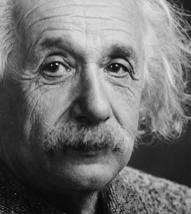
%> input picture Exercixe1/lab2/images_video/Einstein.jpg, 191 x 214 px, given in place of starbuck.jpg, which was not available
$ octave exercise1.m   (GNU Octave 9; MATLAB toolbox functions it lacks are replaced by stand-ins)
%> lines starting %> are read from the running program, lines starting %| are printed output that depends on the picture; pictures that were not available may be replaced by others from this repository, and a replacement may not be noted
### Exercixe1/For_Submission/Lab2/edge_detect.m
function edge_detect(img)
    %trial various edge detection algorithms with varied parameters to
    %optimize edge detection
    imshow(edge(img,'Sobel',0.1))
    snapnow;
    imshow(edge(img,'Sobel',0.5))
    snapnow;
    imshow(edge(img,'Sobel',0.9))
    snapnow;
    imshow(edge(img,'Prewitt',0.1))
    snapnow;
    imshow(edge(img,'Prewitt',0.5))
    snapnow;
    imshow(edge(img,'Prewitt',0.9))
    snapnow;
    imshow(edge(img,'zerocross',0.1))
    snapnow;
    imshow(edge(img,'zerocross',0.5))
    snapnow;
    imshow(edge(img,'zerocross',0.9))
    snapnow;
end

### Exercixe1/For_Submission/Lab2/exercise1.m
%% Lab 2-1 Image Edge Detection
%Comparing Edge Detection Algorithms
%load testing images
color_starbucks = imread('lab2/images_video/starbuck.jpg');
%> color_starbucks is the input picture: size 214x191 uint8; min 0, max 228, mean 111
starbucks = rgb2gray(color_starbucks);
dolphin = rgb2gray(imread('lab2/images_video/doulphin.jpg'));
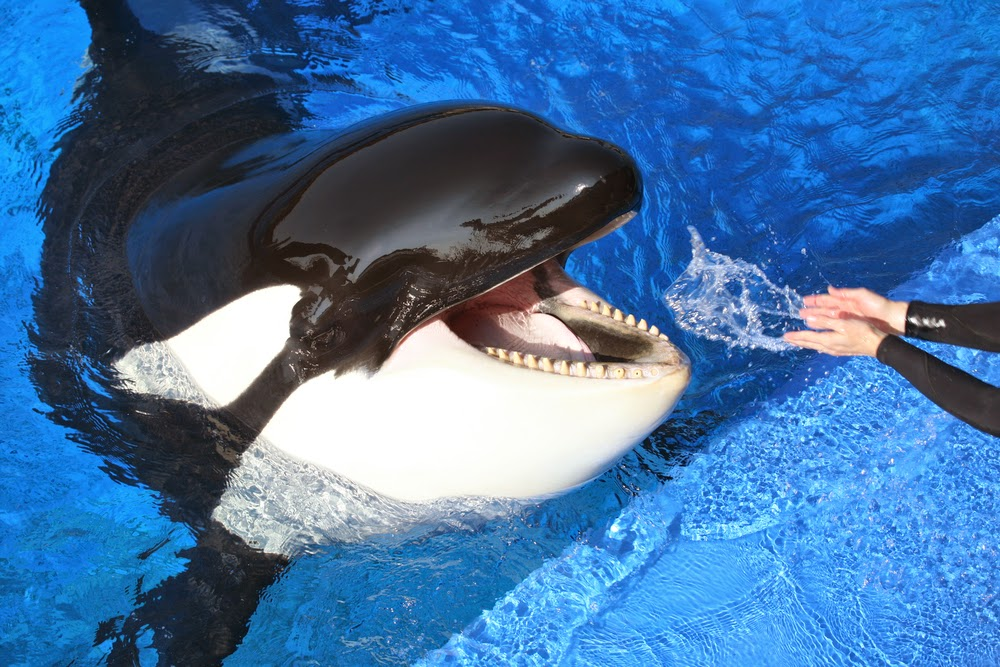
%> input picture Exercixe1/lab2/images_video/doulphin.jpg, 1000 x 667 px
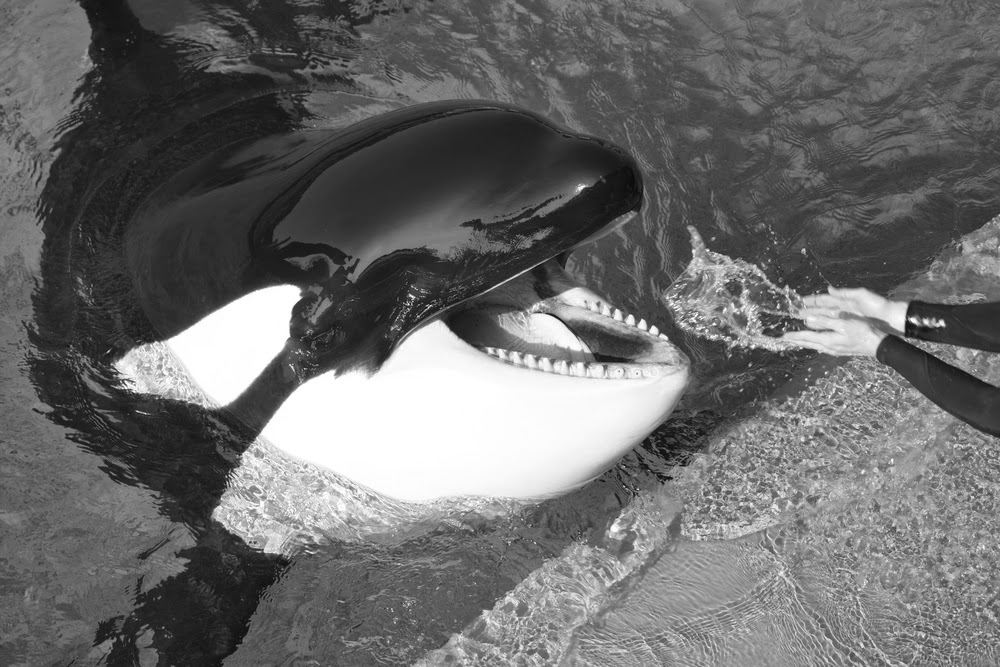
%> dolphin: size 667x1000 uint8; min 9, max 255, mean 107
dog = rgb2gray(imread('lab2/images_video/dog.jpg'));
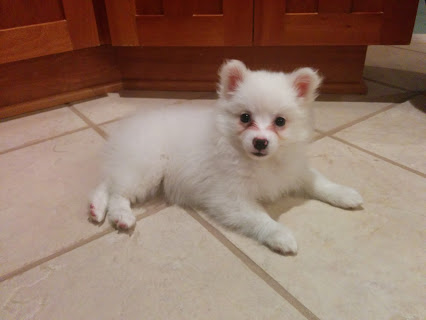
%> input picture Exercixe1/lab2/images_video/dog.jpg, 426 x 320 px
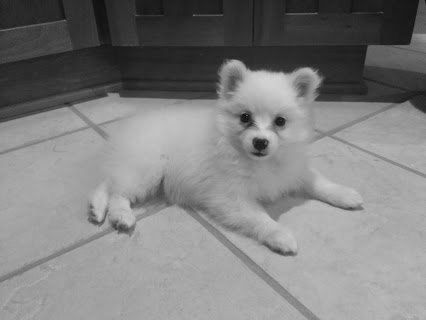
%> dog: size 320x426 uint8; min 16, max 212, mean 127.6
fabulous = rgb2gray(imread('lab2/images_video/fabulous.jpg'));
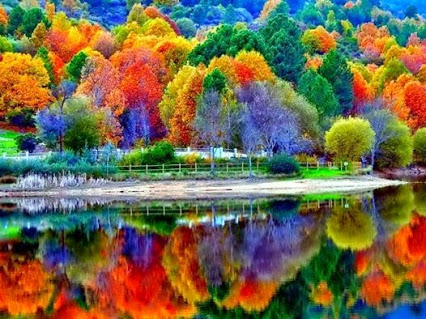
%> input picture Exercixe1/lab2/images_video/fabulous.jpg, 426 x 319 px
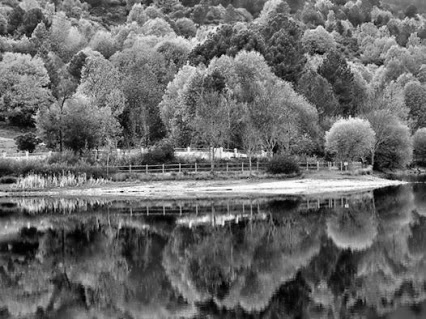
%> fabulous: size 319x426 uint8; min 0, max 255, mean 104.7

%edge detect function takes image an using various detection images to view
%possible edges
edge_detect(starbucks);
%> in edge_detect, `imshow(edge(img,'Prewitt',0.1))`:
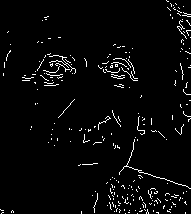
%> displayed picture: size 214x191 logical; 3.3% white in thin lines or dots
%> the run ends on the next line
